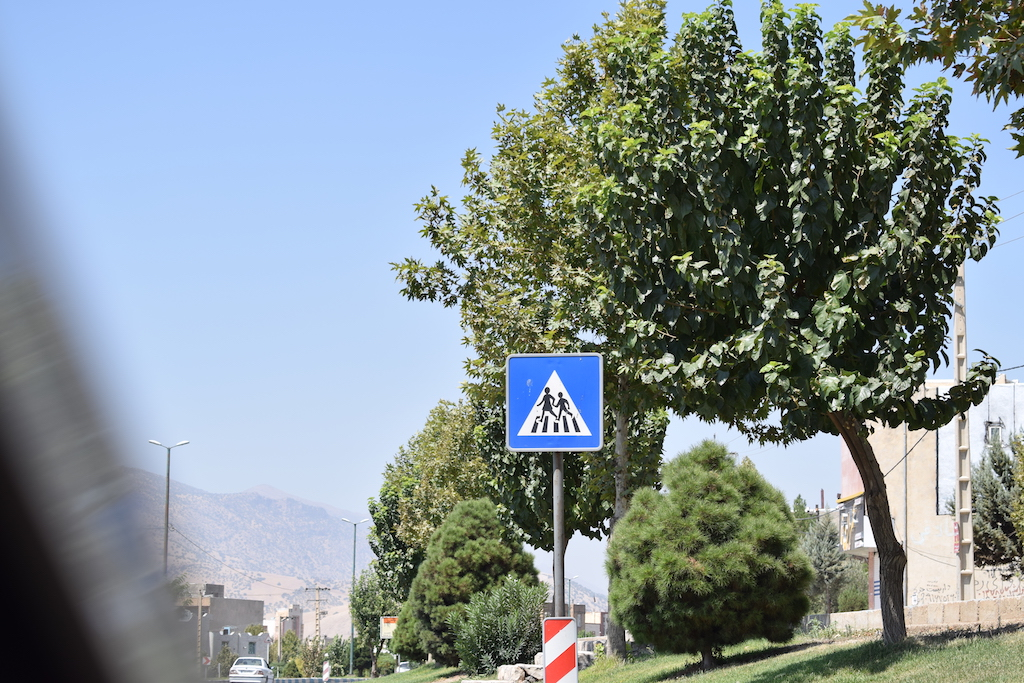
#> input picture MyPhotos/353.jpg, 1024 x 683 px; its folder holds only this picture in this run
$ python -i PreProccessor.py   (imports and definitions only)   (older library calls are emulated)
#> lines starting #> are read from the running program, lines starting #| are printed output that depends on the picture

import cv2
import Config
#Pre Proccess
from Utilities import *

class PreProccessor:

    #thres
    # [116 lines left out: functions Normalize2, Normalize, Thresholding, BlurImage, Sobel, not called in this run]
    #Clahe
    @staticmethod
    def Clahe(img):
        lab = cv2.cvtColor(img, cv2.COLOR_BGR2LAB)
        lab_planes = cv2.split(lab)
        clahe = cv2.createCLAHE(clipLimit=2.0, tileGridSize=(Config.CLAHE_GRID_SIZE, Config.CLAHE_GRID_SIZE))
        lab_planes[0] = clahe.apply(lab_planes[0])
        lab = cv2.merge(lab_planes)
        img = cv2.cvtColor(lab, cv2.COLOR_LAB2BGR)
        return img

    #remove small object
    # [29 lines left out: function RemoveSmallObjects, not called in this run]

>>> import cv2
>>> picture = cv2.imread('../MyPhotos/353.jpg', cv2.IMREAD_GRAYSCALE)
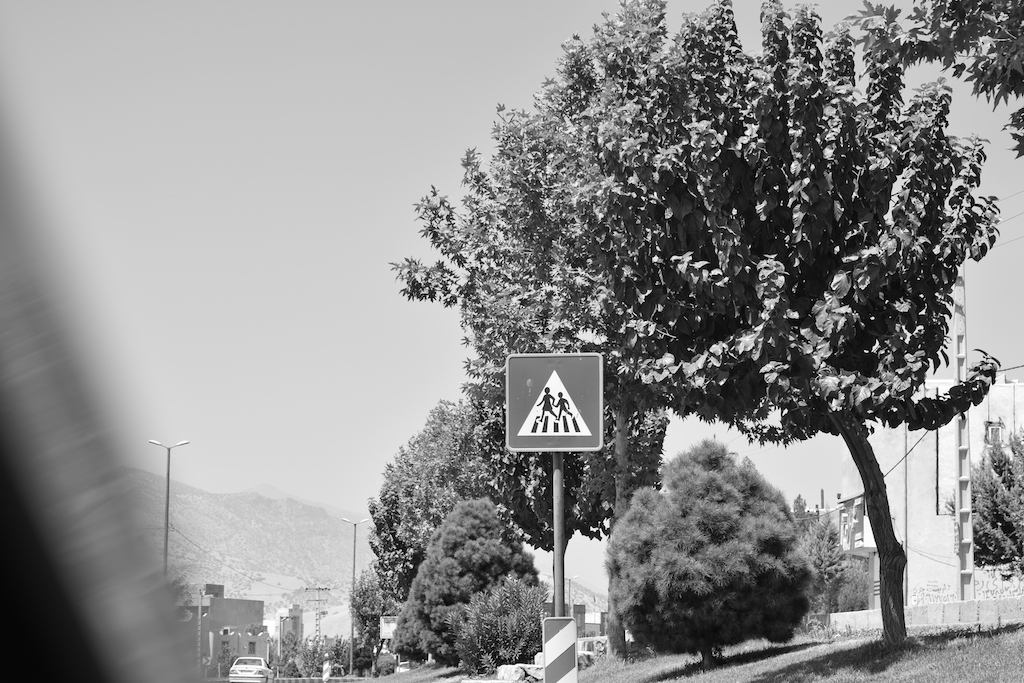
#> picture: shape (683, 1024); min 0, max 255, mean 141.1
#> (the run stopped early here; a loop or call above may not have finished)

$ run again, on MyPhotos/image11.png
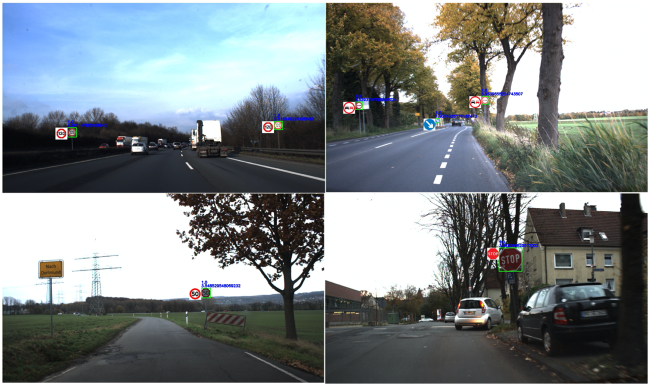
#> input picture MyPhotos/image11.png, 1302 x 770 px (shown at 1/2 size)
#> `picture = cv2.imread('../MyPhotos/353.jpg', cv2.IMREAD_GRAYSCALE)`:
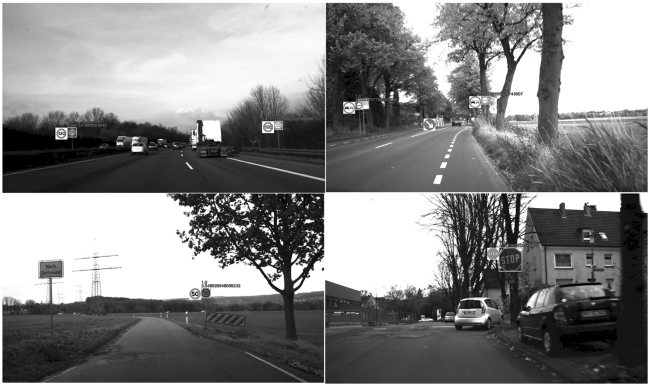
#> picture: shape (770, 1302) (shown at 1/2 size); min 0, max 255, mean 132.4
